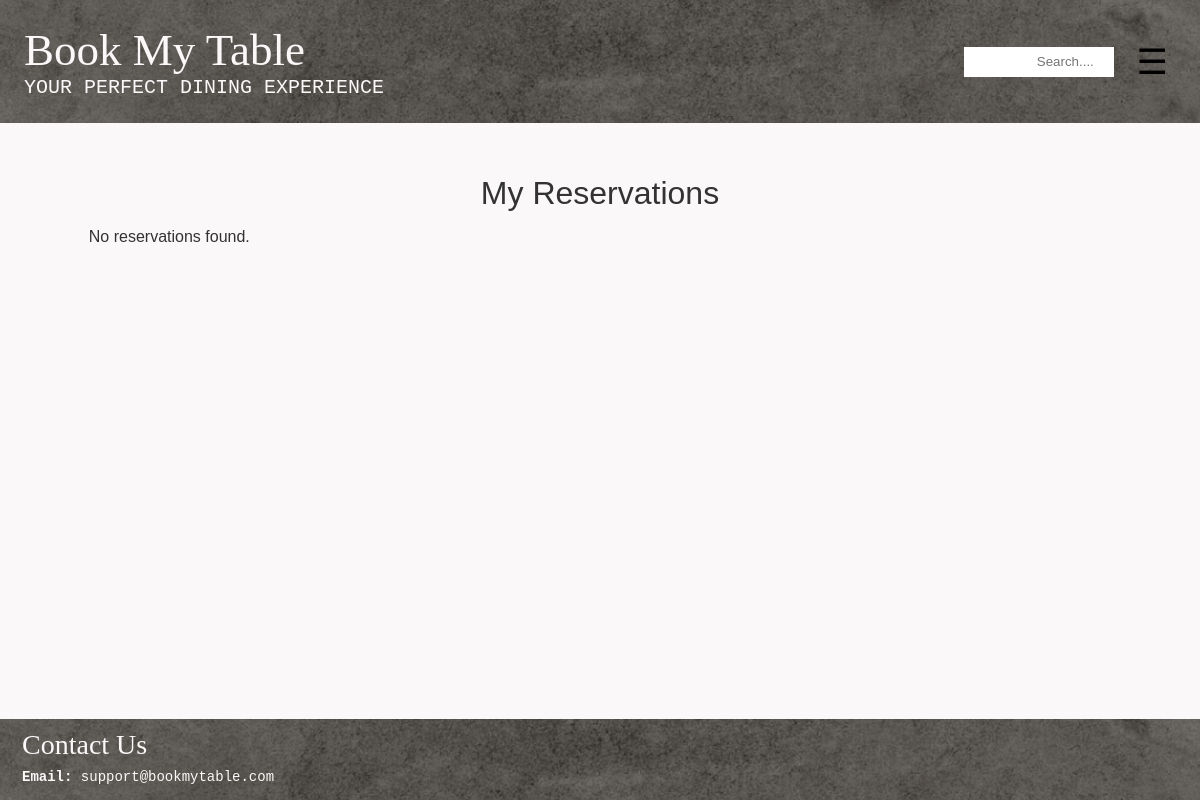
/my-reservations/ (signed in), run on an earlier commit of the app's database.
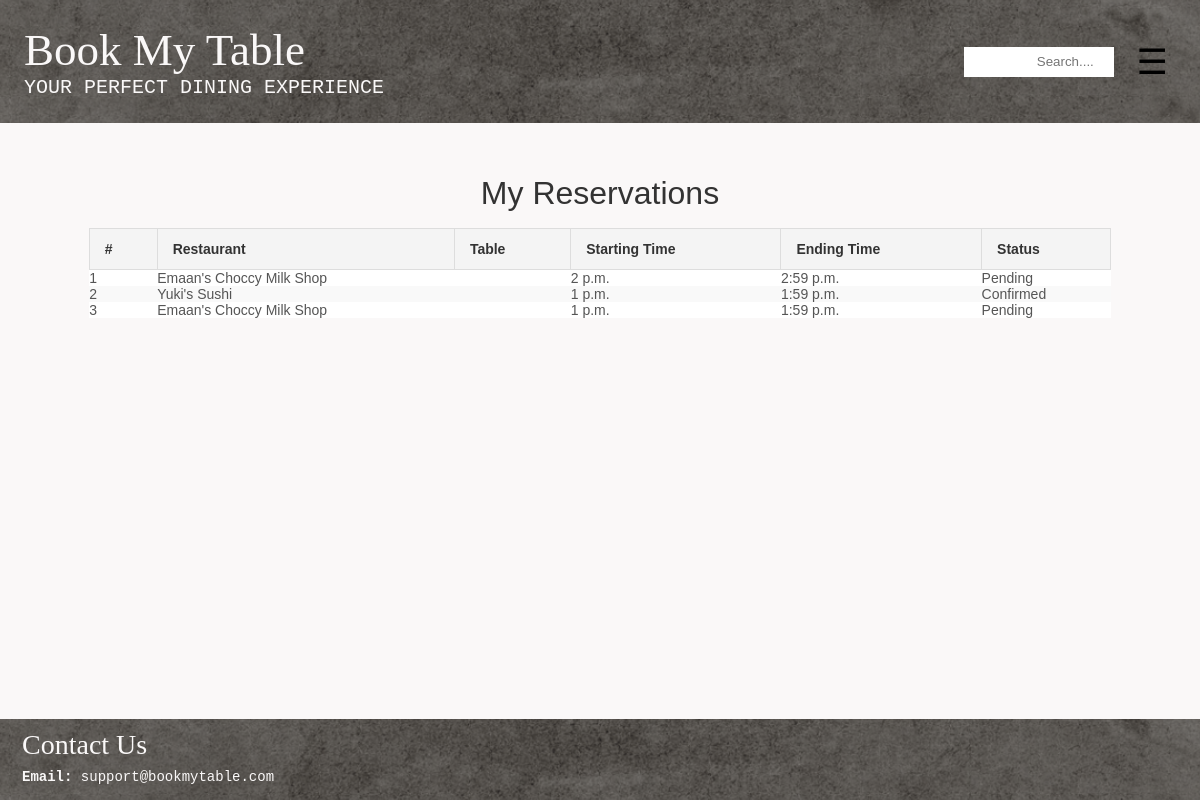
And on a later commit of the database.
### reservation/models.py (models this page shows, shortened)
class Reservation(models.Model):
    customer = models.ForeignKey(
        settings.AUTH_USER_MODEL,
        on_delete=models.CASCADE,
        limit_choices_to={'is_customer': True},  # Ensure only customers can be linked
        related_name="reservations"
    )
    restaurant = models.ForeignKey(
        Restaurant,  # Reference to the restaurant
        on_delete=models.CASCADE,
        related_name="reservations"
    )
    table = models.ForeignKey(
        Table,  # Reference to the selected table
        on_delete=models.CASCADE,
        related_name="reservations",
        default=1
    )
    starting_time = models.TimeField()
    ending_time = models.TimeField()
    reservation_status = models.CharField(max_length=20, default='Pending')

### restaurant/models.py (models this page shows, shortened)
class Restaurant(models.Model):
    R_ID = models.AutoField(primary_key=True)
    R_Name = models.CharField(max_length=100)
    owner = models.OneToOneField('users.Owner', on_delete=models.CASCADE, related_name='restaurant')
    R_EmailAddress = models.EmailField(unique=True)
    R_ContactNumber = models.CharField(unique = True, max_length=15)
    R_Address = models.TextField() # this will allow for multiple addresses too
    R_Description = models.TextField(blank=True, null=True) #can be left blank, will store NULL if no value exists
    R_CuisineTypes = models.CharField(max_length=100)
    R_ReservationCost = models.DecimalField(max_digits=10, decimal_places=2)
    R_OpenHours = models.CharField(max_length=100) # e.g "Mon-Fri: 9:00AM - 8PM"
    Rating = models.DecimalField(decimal_places=2, default=0.0, max_digits=100)
    NetRevenue = models.DecimalField(max_digits=15, decimal_places=2, default=0.0)

### users/views.py (the view)
# urls.py: path('my-reservations/', views.my_reservations, name='my_reservations'),
@login_required
def my_reservations(request):
    user = request.user
    if user.is_customer:
        reservations = Reservation.objects.filter(customer=user)
    elif user.is_owner:
        reservations = Reservation.objects.filter(restaurant__owner=user)
    else:
        reservations = []
    return render(request, 'users/my_reservations.html', {'reservations': reservations})

### users/templates/users/my_reservations.html (shortened to what this page needs)
{% extends 'layout.html' %}
{% block content %}
<div class="myreservations_table-container">
    <h2 class="card-header text-center">My Reservations</h2>
    {% if reservations %}
        <table class="myreservations_table">
            <thead>
                <tr>
                    <th>#</th>
                    <th>Restaurant</th>
                    <th>Table</th>
                    <th>Starting Time</th>
                    <th>Ending Time</th>
                    <th>Status</th>
                </tr>
            </thead>
            <tbody>
                {% for reservation in reservations %}
                <tr>
                    <td>{{ forloop.counter }}</td>
                    <td>{{ reservation.restaurant.R_Name }}</td>
                    <td>{{ reservation.table.table_number }}</td>
                    <td>{{ reservation.starting_time }}</td>
                    <td>{{ reservation.ending_time }}</td>
                    <td>{{ reservation.reservation_status }}</td>
                </tr>
                {% endfor %}
            </tbody>
        </table>
    {% else %}
        <p>No reservations found.</p>
    {% endif %}
</div>
{% endblock %}

### templates/layout.html (shortened to what this page needs)
 {% load static %}
<!DOCTYPE html>
<html lang="en">
<head>
    <link rel="stylesheet" href="{% static 'style.css' %}">
</head>
<body>
    <header>
        <div class="header-title">
            <a href="/" class="logo-link">
                 <h1 class="logo">Book My Table</h1>
            </a>
            <p class="catchphrase">Your perfect dining experience</p>
        </div>
        <div class="header-right">
            <input type="text" placeholder=" Search....    " class="search-bar">
            <button class="menu-btn" onclick="toggleMenu()">☰</button>
        </div>
    </header>
    <main>
        {% block content %}
        {% endblock %}
    </main>
    <footer>
        <div class="footer-content">
            <h3>Contact Us</h3>
            <p><strong>Email:</strong> support@bookmytable.com</p>
        </div>
    </footer>
</body>
</html>

### static/style.css (style rules this page uses)
.myreservations_table-container { margin: 20px auto; max-width: 90%; overflow-x: auto; }
.myreservations_table { width: 100%; border-collapse: collapse; font-family: Arial, sans-serif; font-size: 14px; text-align: left; }
.myreservations_table th, .table td { padding: 12px 15px; border: 1px solid #ddd; }
.myreservations_table th { background-color: #f4f4f4; color: #333; font-weight: bold; }
.myreservations_table tr:nth-child(even) { background-color: #f9f9f9; }
.myreservations_table tr:nth-child(odd) { background-color: #fff; }
.myreservations_table td { color: #555; }
* { margin: 0; padding: 0; box-sizing: border-box; }
html, body { height: 100%; margin: 0; }
main { flex: 1; padding: 2rem; }
body { font-family: Arial, sans-serif; background-color: #faf8f8; color: #333; display: flex; flex-direction: column; }
.logo { font-family: "Brush Script MT", cursive; font-size: 45px; font-weight: lighter; margin: 0; }
.catchphrase { font-family: monospace; font-size: 20px; margin: 0; text-transform: uppercase; font-weight: lighter; }
.logo-link { text-decoration: none; color: inherit; display: inline-block; }
header { height: 200; color: #faf8f8; padding: 2%; display: flex; justify-content: space-between; align-items: center; background-image: url("/static/images/header-bg.png"); background-size:cover; background-position: center; position: relative; }
.header-title { display: flex; text-align: left; flex-direction: column; align-items: flex-start; }
.header-right { display: flex; justify-content: flex-end; align-items: center; gap: 5px; }
h1 { font-size: 4rem; margin: 0 auto; font-family: Arial, Helvetica, sans-serif; }
.search-bar { padding: none; border: none; border-radius: 0; width: 60%; height: 30px; margin-right: 10px; padding: 5px; text-align: right; }
.menu-btn { background-color:#faf8f8; padding: 0.5rem 0.5rem; cursor: pointer; border-radius: 1px; border-color: black; top: 2%; left:2%; font-size: 35px; background: none; border: none; color: rgb(0, 0, 0); cursor: pointer; text-align: right; }
footer { background-image: url("/static/images/header-bg.png"); background-size:cover; background-position: center; position: relative; display: flex; justify-content: space-between; align-items: left; color: #faf8f8; padding: 2px; text-align: left; margin-top: auto; }
footer h3 { font-family: "Brush Script MT", cursive; font-weight: lighter; margin-top: 8px; margin-bottom: 6px; font-size: 28px; margin-left: 20px; }
footer p { font-family:monospace; font-size: 14px; line-height: 1.5; margin-left: 20px; margin-bottom: 10px; }
.text-center { text-align: center; }
.card-header { font-size: 2rem; font-weight: lighter; margin-bottom: 1rem; }

What changed in the data, as far as the page shows it:
added Reservation: restaurant.R_Name "Emaan's Choccy Milk Shop", starting_time "2 p.m.", ending_time "2:59 p.m.", reservation_status "Pending"
added Reservation: restaurant.R_Name "Yuki's Sushi", starting_time "1 p.m.", ending_time "1:59 p.m.", reservation_status "Confirmed"
added Reservation: restaurant.R_Name "Emaan's Choccy Milk Shop", starting_time "1 p.m.", ending_time "1:59 p.m.", reservation_status "Pending"
Also different on the page:
text no longer shown: "No reservations found."
text now shown: "# Restaurant Table Starting Time Ending Time Status"
